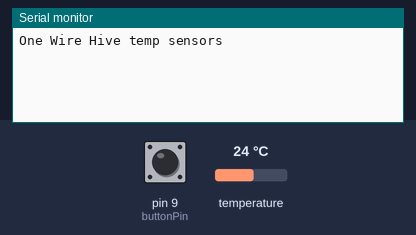
Recording of a sketch running on a simulated Arduino Uno, built with avr-gcc and run on an emulated ATmega328P. Shown: the last lines printed to the serial monitor. The inputs (shaded band) are chosen by the test bench; at power-on: pin 9 (buttonPin) HIGH, temperature 24 °C.

Above: at 1.2 s.
1.3 s: pin 9 (buttonPin) pulled LOW for 0.15 s
At 2.1 s:
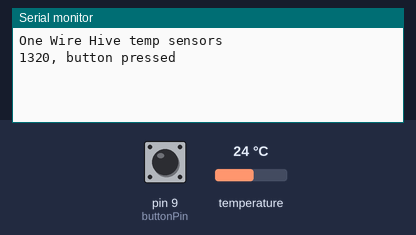
6.5 s: temperature set to 12 °C
At 7.2 s:
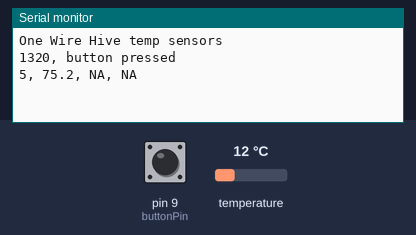
8.0 s: pin 9 (buttonPin) pulled LOW for 1 s
At 8.4 s:
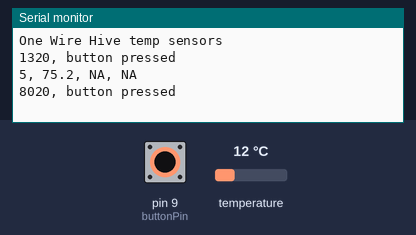
10.5 s: temperature set to 19 °C
At 11.4 s:
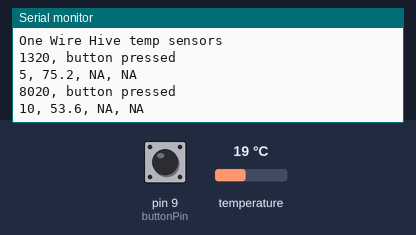

Measured:
- after the input at 1.3 s, the serial monitor: prints a new line at once (image 1)
- after the input at 8.0 s, the serial monitor: prints a new line at once (image 3)

The sketch:

Arduino.ino
```cpp
/********************************************************************/
// First we include the libraries
#include <OneWire.h>
#include <DallasTemperature.h>
#include "Libraries/Button.h"
/********************************************************************/
// Data wire is plugged into pin 2 on the Arduino
#define ONE_WIRE_BUS 3
#define buttonPin 9
/********************************************************************/
// Setup a oneWire instance to communicate with any OneWire devices
// (not just Maxim/Dallas temperature ICs)
OneWire oneWire(ONE_WIRE_BUS);
/********************************************************************/
// Pass our oneWire reference to Dallas Temperature.
DallasTemperature sensors(&oneWire);
/********************************************************************/
Button button;
int mode = 0; // modes 0-battery status, 1-sampling, 2-hive statuses.
static long millisBetweenSamples = 5000;
unsigned long currentMillis, lastTempsMillis;
float maxTemps[5] = {0,0,0,0,0};
float minTemps[5] = {200,200,200,200,200};
static float maxBroodTempF = 96;
static float minBroodTempF = 89.5;
bool statusLEDs[5] = {0,0,0,0,0}; // 0 is red, 1 is green. TODO

void setup(void)
{
  // start serial port
  Serial.begin(9600);
  Serial.println("One Wire Hive temp sensors");
  // Start up the library
  sensors.begin();
  sensors.setResolution(9);

  button.setup(buttonPin, [](int state) {
    if (state == 1) {
      Serial.print(millis());
      Serial.println(", button pressed");
    }
  });
}
void loop(void)
{
  currentMillis = millis();
  if ((currentMillis - lastTempsMillis) >= millisBetweenSamples){
    currentMillis = currentMillis-(currentMillis%100); //prevents any ms creep.
    sensors.requestTemperatures(); // Send the command to get temperature readings
    /********************************************************************/
    Serial.print(currentMillis/1000);
    Serial.print(", ");
    Serial.print(sensors.getTempFByIndex(0),1); //
    float temp;
    for (int i = 1; i <= 2; i++) {
      Serial.print(", ");
      temp = sensors.getTempFByIndex(i);
      if (temp < minTemps[i]) minTemps[i] = temp;
      if (temp > maxTemps[i]) maxTemps[i] = temp;
      if (temp == DEVICE_DISCONNECTED_F){
        Serial.print("NA");
      } else{
        Serial.print(temp,1); //
      }
    }
    Serial.println();
    lastTempsMillis = currentMillis;
  }

  button.update();
  // call sensors.requestTemperatures() to issue a global temperature
  // request to all devices on the bus
  /********************************************************************/

}
```
